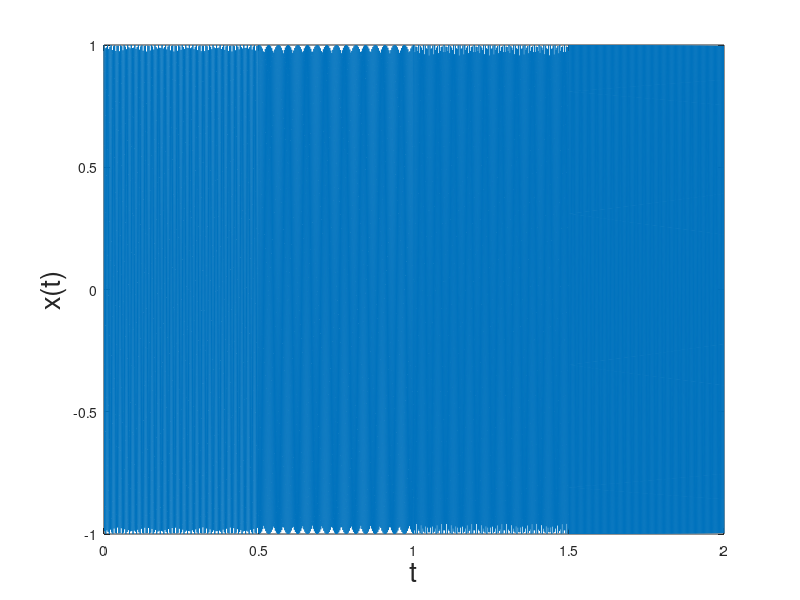
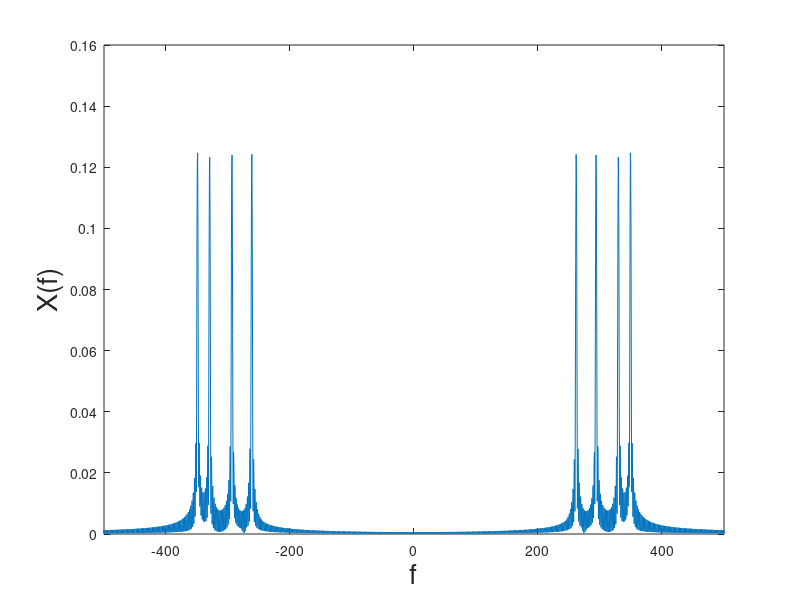
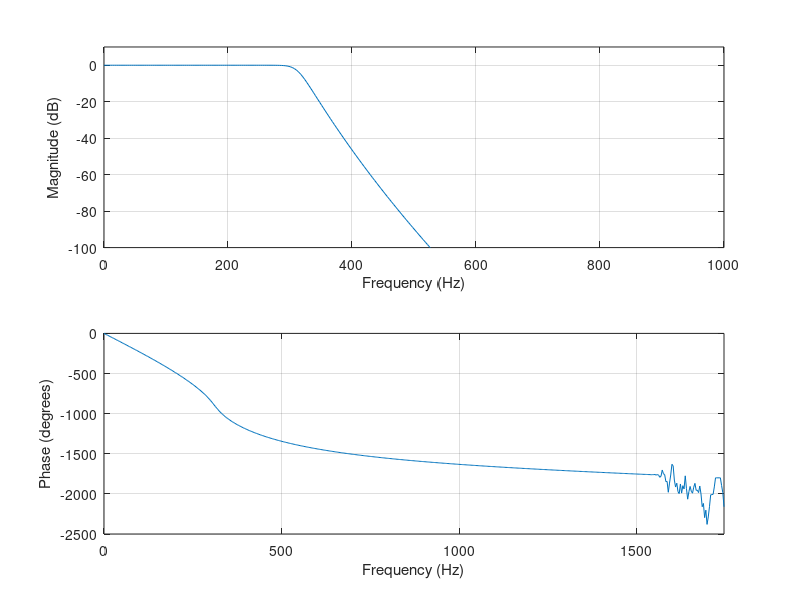
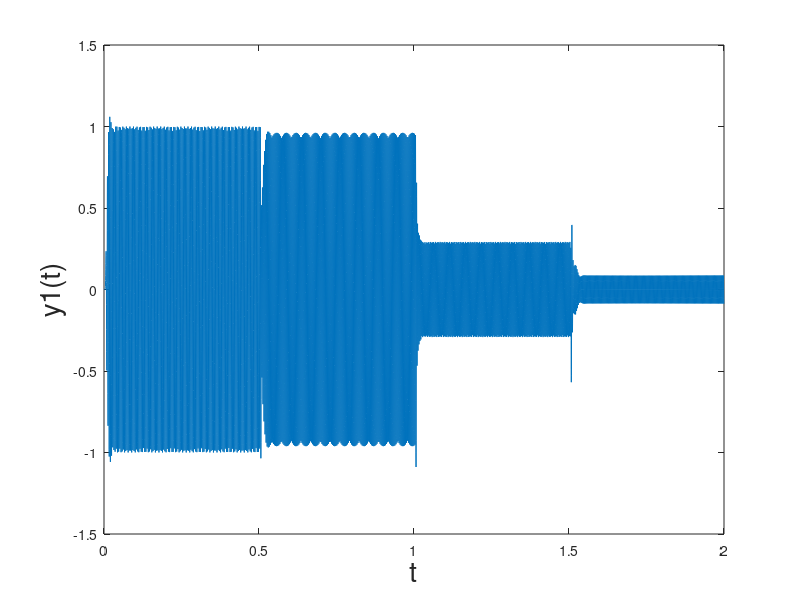

Reproduce these figures in MATLAB, in order.
%Step 1

f0 = 440;
alpha = 2^(1/12);
fDO = f0*(alpha^-9)
fRE = f0*(alpha^-7)
fMI = f0*(alpha^-5)
fFA = f0*(alpha^-4)

fs = round(10 * max([fDO, fRE, fMI, fFA]))

frmsz=round(0.5*fs);
t=(0:1:frmsz-1)*(1/fs);
x1t=cos(2*pi*fDO*t);
x2t=cos(2*pi*fRE*t);
x3t=cos(2*pi*fMI*t);
x4t=cos(2*pi*fFA*t);

% Step 2
xt=[x1t,x2t,x3t,x4t];
audiowrite("signal.wav",xt,fs);
sound(xt, fs)


% Step 3
frmsz=frmsz*4;
t=(0:1:frmsz-1)*(1/fs);
plot(t,xt)
xlabel("t",'FontSize',20)
ylabel("x(t)",'FontSize',20)


% Step 4
E_xt = sum(abs(xt).^2)*(1/fs)


% Step 5
Xf = fftshift(fft(xt,frmsz)) / frmsz;


% Step 6
f = (-(frmsz/2):1:(frmsz/2)-1)*(fs/frmsz);
figure;
plot(f, abs(Xf))
xlim([-500 500])
xlabel("f",'FontSize',20)
ylabel("X(f)",'FontSize',20)


% Step 7
E_Xf = sum((abs(Xf).^2))/(fs/frmsz)

%%% Low-Pass Filter %%%



% Step 8
a = 0;
b = 0;
order = 20;
fc = (fRE + fMI) / 2                % cut-off frequency = 311.65 Hz
[b,a]= butter(order, fc / (fs/2));


% Step 9
figure;
freqz(b,a,[],fs)
subplot(2,1,1)
xlim([0 1000])
ylim([-100 10])


% Step 10
y1t = filter(b,a,xt);


% Step 11
audiowrite("lowpassfiltered.wav", y1t, fs)
sound(y1t, fs)


% Step 12
figure;
plot(t, y1t)
xlabel("t",'FontSize',20)
ylabel("y1(t)",'FontSize',20)

% Step 13
E_y1t = sum((abs(y1t).^2)) * (1/fs)


% Step 14
Y1f = fftshift(fft(y1t,frmsz)) / frmsz;


% Step 15
figure;
plot(f, abs(Y1f))
xlim([-500 500])
xlabel("f",'FontSize',20)
ylabel("Y1(f)",'FontSize',20)


% Step 16
E_Y1f = sum((abs(Y1f).^2))/(fs/frmsz)


%%% high-Pass Filter %%%

% Step 17
a = 0;
b = 0;
order = 20;
fc = (fRE + fMI) / 2                % cut-off frequency = 311.65 Hz
[b,a]= butter(order, fc / (fs/2),'high');


% Step 18
figure;
freqz(b,a,[],fs)
subplot(2,1,1)
xlim([0 1000])
ylim([-100 10])


% Step 19
y2t = filter(b,a,xt);


% Step 20
audiowrite("highpassfiltered.wav", y2t, fs)
sound(y2t, fs)


% Step 21
figure;
plot(t, y2t)
xlabel("t",'FontSize',20)
ylabel("y2(t)",'FontSize',20)


% Step 22
E_y2t = sum((abs(y2t).^2)) * (1/fs)


% Step 23
Y2f = fftshift(fft(y2t,frmsz)) / frmsz;


% Step 24
figure;
plot(f, abs(Y2f))
xlim([-500 500])
xlabel("f",'FontSize',20)
ylabel("Y2(f)",'FontSize',20)


% Step 25
E_Y2f = sum((abs(Y2f).^2))/(fs/frmsz)
